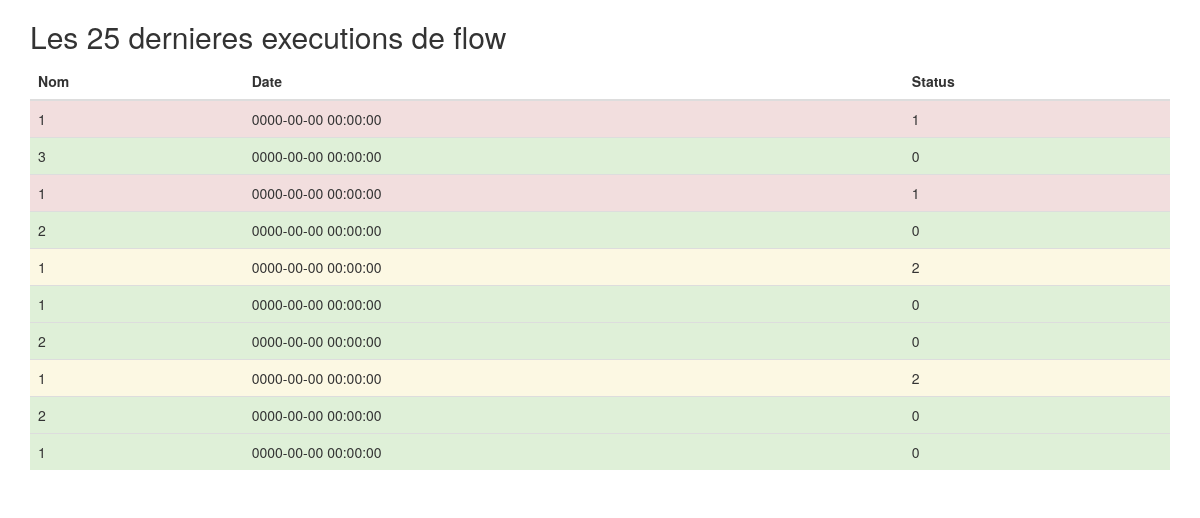
Screenshot of /controler/tableau.php with the database file from the repository.
### tables this page shows
CREATE TABLE IF NOT EXISTS flowexecution
(
  id INT PRIMARY KEY NOT NULL AUTO_INCREMENT,
  flowId INT NOT NULL,
  starttime DATETIME NOT NULL,
  status INT NOT NULL,
  CONSTRAINT flowexecution_flowid_fk FOREIGN KEY (flowId) REFERENCES flow(id)
);

### controler/tableau.php (the view, shortened to what this page needs)
<!DOCTYPE html>
<html lang="en">
<head>
  <link rel="stylesheet" href="https://maxcdn.bootstrapcdn.com/bootstrap/3.3.7/css/bootstrap.min.css">
</head>
<body>
<div class="container">
  <h2>Les 25 dernieres executions de flow</h2>
  <table class="table">
    <thead>
      <tr>
        <th>Nom</th>
        <th>Date</th>
        <th>Status</th>
      </tr>
    </thead>
    <tbody>
    <?php
    include('../model/db.php');
    $query = "select * from flowexecution ORDER BY id DESC limit 25";
    $prep = $db->prepare($query);
    $prep->execute();
    $arr = $prep->fetchAll();
    for ($i=0; $i < sizeof($arr); $i++) {
      $valeur= $arr[$i];
      switch ($valeur[3]) {
    case 0:
        echo "<tr class= success ><td>$valeur[1]</td><td>$valeur[2]</td><td>$valeur[3]</td></tr>";
        break;
    case 1:
        echo "<tr class= danger ><td>$valeur[1]</td><td>$valeur[2]</td><td>$valeur[3]</td></tr>";
        break;
     default:
        echo "<tr class= warning ><td>$valeur[1]</td><td>$valeur[2]</td><td>$valeur[3]</td></tr>";
        break;
}
    }
    ?>
    </tbody>
  </table>
</div>
</body>
</html>

### rows the page displays
flowexecution: flowId "1", starttime "0000-00-00 00:00:00", status "1"
flowexecution: flowId "3", starttime "0000-00-00 00:00:00", status "0"
flowexecution: flowId "1", starttime "0000-00-00 00:00:00", status "1"
flowexecution: flowId "2", starttime "0000-00-00 00:00:00", status "0"
flowexecution: flowId "1", starttime "0000-00-00 00:00:00", status "2"
flowexecution: flowId "1", starttime "0000-00-00 00:00:00", status "0"
flowexecution: flowId "2", starttime "0000-00-00 00:00:00", status "0"
flowexecution: flowId "1", starttime "0000-00-00 00:00:00", status "2"
flowexecution: flowId "2", starttime "0000-00-00 00:00:00", status "0"
flowexecution: flowId "1", starttime "0000-00-00 00:00:00", status "0"
